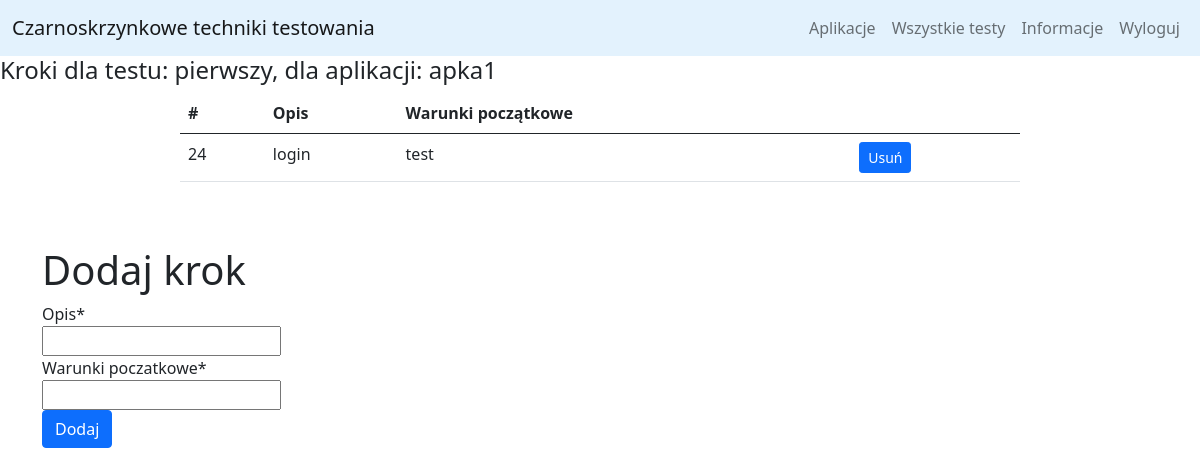
The app's page /apptesting/show_steps/11 (signed in), older data.
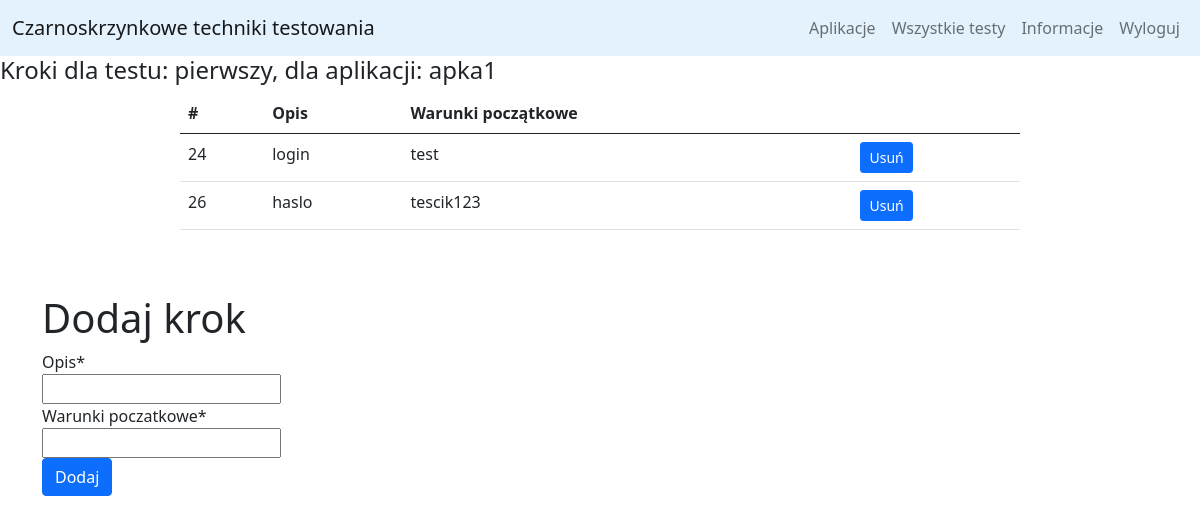
The same page, newer data.
### mysite/models.py (models this page shows)
class TestStep(models.Model):
    test = models.ForeignKey(Test, on_delete=models.CASCADE)
    description = models.CharField(max_length=500)
    requirements = models.CharField(max_length=500)

### mysite/views.py (the view, shortened to what this page needs)
# urls.py: path("show_steps/<int:id>", views.show_steps, name="show_steps"),
def show_steps(request, id):
    if request.user.is_authenticated:
        test_ = Test.objects.get(pk=id)
        if test_.app.owner == request.user:
            form = NewStepForm()
            if test_.app.owner == request.user:
                steps = TestStep.objects.filter(test=test_)
                return render(request, template_name='mysite/steps.html',
                              context={'form': form, 'steps': steps, 'test_name': test_.name,
                                       'app_name': test_.app.name})
    return HttpResponseForbidden()

### mysite/forms.py
class NewStepForm(forms.Form):
	description = forms.CharField(label="Opis", max_length=500)
	requirements = forms.CharField(label="Warunki poczatkowe", max_length=500)

### mysite/templates/mysite/steps.html
{% extends "mysite/add_step.html" %}
{% block tables %}
<h4>Kroki dla testu: {{test_name}}, dla aplikacji: {{app_name}}</h4>
<div class="d-flex justify-content-center">
<table class="table table-hover" style="width: 70%;">
    <thead>
      <tr>
        <th scope="col">#</th>
        <th scope="col">Opis</th>
        <th scope="col">Warunki początkowe</th>
        <th></th>
      </tr>
    </thead>
    <tbody>
        {% for step in steps %}
         <tr>
            <td>{{step.id}}</td>
            <td>{{step.description}}</td>
            <td>{{step.requirements}}</td>
            <td>
              <a href="/19_lada/apptesting/apptesting/delete_step/{{step.test.id}}/{{step.id}}"><button type="button" class="btn btn-primary btn-sm">Usuń</button></a>
            </td>
         </tr>
        {% endfor %}
    </tbody>
</table>
</div>
{% endblock %}

Row changes from the older to the newer data that the page shows:
added TestStep: id "26", description "haslo", requirements "tescik123"
